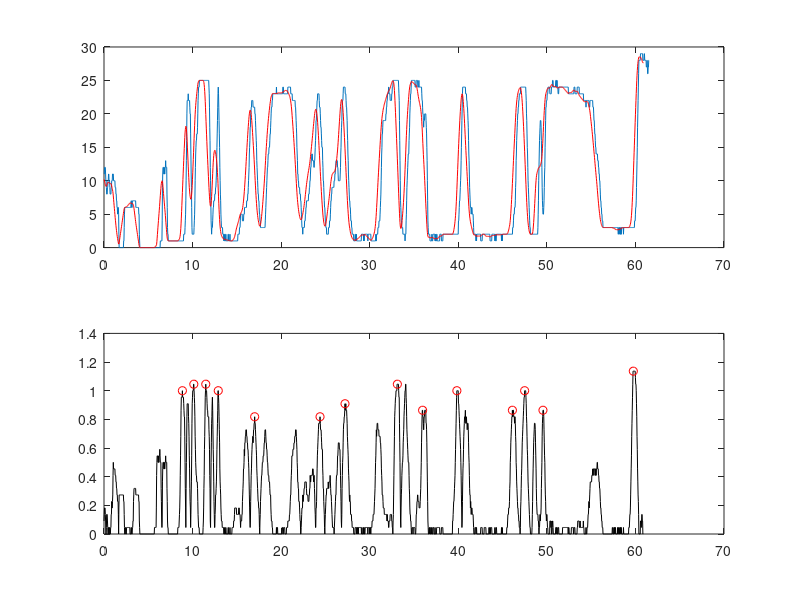

MATLAB code to generate this figure:
clc
clear all
close all

%% Constants

INDEX_TO_START_AT = 3; % REMEMBER NOT 0 INDEXED. MUST BE ODD NUMBER. Change this to inc/dec ingored values at the beginning
SAMPLING_TIME=30e-3;
DATA_COLUMN = 1;

% For moving average
WINDOW_SIZE = 22;

% For find peaks
MinPeakDistance = 40;
MinPeakHeight = 0.8;
IGNORE_FIRST = 8;

%% Parsing Data

MyData = csvread('datalog-2.txt');
lightDataWithIndices= MyData(INDEX_TO_START_AT:end, DATA_COLUMN);

noIndicesIndex = 1;

% read every second value
for i=IGNORE_FIRST:2:length(lightDataWithIndices)
 lightDataNoIndices(noIndicesIndex)= lightDataWithIndices(i);
 noIndicesIndex = noIndicesIndex + 1;
end


%% Moving Average

for i=1:1:length(lightDataNoIndices) - (WINDOW_SIZE-1)
    MovingAvg(i) = sum(lightDataNoIndices(i:i+(WINDOW_SIZE-1))) / WINDOW_SIZE;
end

%% Derivative of the data
for i=1:length(MovingAvg)-1
    MyLightVals_avg_der(i) = abs(MovingAvg(i+1) - MovingAvg(i));
end

%% Find peaks and ignore any samples within 50 samples

%before it was MAXPEAKDIST

[pks,locs]= findpeaks(MyLightVals_avg_der,'MinPeakDistance', MinPeakDistance, 'MinPeakHeight', MinPeakHeight);

% Shift locs over by one because everything while drawing is zero indexed
% IE time=0:SAMPLING_TIME:(length(MovingAvg)-1)*SAMPLING_TIME;
% NOTE: Might cause a bug but since I just get the difference for width,
% I dont think it will
for i=1:length(locs)-1
    locs(i) = locs(i)-1;
end

%% Find the widths between the peaks
for i=1:length(locs)-1
    widths(i) = locs(i+1) - locs(i);
end

% NOTE: WIDTHS ARE NOT IN SAMPLING TIME, THEYRE IN INDEX DIFFERENCES
%% Displaying Data

time=0:SAMPLING_TIME:(length(MovingAvg)-1)*SAMPLING_TIME;
timeNoIndices = 0:SAMPLING_TIME:(length(lightDataNoIndices)-1)*SAMPLING_TIME;
timeDer = 0:SAMPLING_TIME:(length(MyLightVals_avg_der)-1)*SAMPLING_TIME;
timePks = locs*SAMPLING_TIME;

subplot(2,1,1)
plot(timeNoIndices, lightDataNoIndices)
hold on
plot(time, MovingAvg,'r')
hold on
subplot(2,1,2)
plot(timeDer, MyLightVals_avg_der,'k') %in green derivative
hold on
plot(timePks,pks,'or') %o is circle, r is red % show peaks

%% Wide and narrow finder

averageWidth = ((max(widths) + min(widths)) / 2)-10;
%averageWidth = 180;
wideOrNarrow = [];

for i=1:length(widths)
    if widths(i) > averageWidth
        wideOrNarrow(i) = 'w';
    elseif widths(i) < averageWidth
        wideOrNarrow(i) = 'n';
    end
end


%% Clasify
beginningOfWide = 1;
outputIndex = 1;
Letters = [];


for i = 1:9:length(wideOrNarrow)
    if i+8+(outputIndex -1) <= length(wideOrNarrow)
        Letter = wideOrNarrow(i + (outputIndex -1):i+8+(outputIndex -1));
    else
        break
    end 
    
    
    if Letter == ['n', 'n', 'n', 'w', 'w', 'n', 'w', 'n', 'n'];
        s = '0'
          
    elseif Letter == ['w', 'n', 'n', 'w', 'n', 'n', 'n', 'n', 'w'];
        s = '1'
          
    elseif Letter == ['n', 'n', 'w', 'w', 'n', 'n', 'n', 'n', 'w'];
        s = '2'
          
    elseif Letter == ['w', 'n', 'w', 'w', 'n', 'n', 'n', 'n', 'n'];
        s = '3'
          
    elseif Letter == ['n', 'n', 'n', 'w', 'w', 'n', 'n', 'n', 'w'];
        s = '4'
          
    elseif Letter == ['w', 'n', 'n', 'w', 'w', 'n', 'n', 'n', 'n'];
        s = '5'
          
    elseif Letter == ['n', 'n', 'w', 'w', 'w', 'n', 'n', 'n', 'n'];
        s = '6'
          
    elseif Letter == ['n', 'n', 'n', 'w', 'n', 'n', 'w', 'n', 'w'];
        s = '7'
          
    elseif Letter == ['w', 'n', 'n', 'w', 'n', 'n', 'w', 'n', 'n'];
        s = '8'
          
    elseif Letter == ['n', 'n', 'w', 'w', 'n', 'n', 'w', 'n', 'n'];
        s = '9'
          
    elseif Letter == ['w', 'n', 'n', 'n', 'n', 'w', 'n', 'n', 'w'];
        s = 'A'
          
    elseif Letter == ['n', 'n', 'w', 'n', 'n', 'w', 'n', 'n', 'w'];
        s = 'B'
          
    elseif Letter == ['w', 'n', 'w', 'n', 'n', 'w', 'n', 'n', 'n'];
        s = 'C'
          
    elseif Letter == ['n', 'n', 'n', 'n', 'w', 'w', 'n', 'n', 'w'];
        s = 'D'
          
    elseif Letter == ['w', 'n', 'n', 'n', 'w', 'w', 'n', 'n', 'n'];
        s = 'E'
          
    elseif Letter == ['n', 'n', 'w', 'n', 'w', 'w', 'n', 'n', 'n'];
        s = 'F'
          
    elseif Letter == ['n', 'n', 'n', 'n', 'n', 'w', 'w', 'n', 'w'];
        s = 'G'
          
    elseif Letter == ['w', 'n', 'n', 'n', 'n', 'w', 'w', 'n', 'n'];
        s = 'H'
          
    elseif Letter == ['n', 'n', 'w', 'n', 'n', 'w', 'w', 'n', 'n'];
        s = 'I'
          
    elseif Letter == ['n', 'n', 'n', 'n', 'w', 'w', 'w', 'n', 'n'];
        s = 'J'
          
    elseif Letter == ['w', 'n', 'n', 'n', 'n', 'n', 'n', 'w', 'w'];
        s = 'K'
          
    elseif Letter == ['n', 'n', 'w', 'n', 'n', 'n', 'n', 'w', 'w'];
        s = 'L'
          
    elseif Letter == ['w', 'n', 'w', 'n', 'n', 'n', 'n', 'w', 'n'];
        s = 'M'
          
    elseif Letter == ['n', 'n', 'n', 'n', 'w', 'n', 'n', 'w', 'w'];
        s = 'N'
          
    elseif Letter == ['w', 'n', 'n', 'n', 'w', 'n', 'n', 'w', 'n'];
        s = 'O'
          
    elseif Letter == ['n', 'n', 'w', 'n', 'w', 'n', 'n', 'w', 'n'];
        s = 'P'
          
    elseif Letter == ['n', 'n', 'n', 'n', 'n', 'n', 'w', 'w', 'w'];
        s = 'Q'
          
    elseif Letter == ['w', 'n', 'n', 'n', 'n', 'n', 'w', 'w', 'n'];
        s = 'R'
          
    elseif Letter == ['n', 'n', 'w', 'n', 'n', 'n', 'w', 'w', 'n'];
        s = 'S'
          
    elseif Letter == ['n', 'n', 'n', 'n', 'w', 'n', 'w', 'w', 'n'];
        s = 'T'
          
    elseif Letter == ['w', 'w', 'n', 'n', 'n', 'n', 'n', 'n', 'w'];
        s = 'U'
          
    elseif Letter == ['n', 'w', 'w', 'n', 'n', 'n', 'n', 'n', 'w'];
        s = 'V'
          
    elseif Letter == ['w', 'w', 'w', 'n', 'n', 'n', 'n', 'n', 'n'];
        s = 'W'
          
    elseif Letter == ['n', 'w', 'n', 'n', 'w', 'n', 'n', 'n', 'w'];
        s = 'X'
          
    elseif Letter == ['w', 'w', 'n', 'n', 'w', 'n', 'n', 'n', 'n'];
        s = 'Y'
          
    elseif Letter == ['n', 'w', 'w', 'n', 'w', 'n', 'n', 'n', 'n'];
        s = 'Z'
          
    elseif Letter == ['n', 'w', 'n', 'n', 'n', 'n', 'w', 'n', 'w'];
        s = '-'
          
    elseif Letter == ['w', 'w', 'n', 'n', 'n', 'n', 'w', 'n', 'n'];
        s = '/'
          
    elseif Letter == ['n', 'w', 'w', 'n', 'n', 'n', 'w', 'n', 'n'];
        s = ' '
          
    elseif Letter == ['n', 'w', 'n', 'w', 'n', 'w', 'n', 'n', 'n'];
        s = '$'
          
    elseif Letter == ['n', 'w', 'n', 'w', 'n', 'n', 'n', 'w', 'n'];
        s = '/'
          
    elseif Letter == ['n', 'w', 'n', 'n', 'n', 'w', 'n', 'w', 'n'];
        s = '+'
          
    elseif Letter == ['n', 'n', 'n', 'w', 'n', 'w', 'n', 'w', 'n'];
        s = '%'
          
    elseif Letter == ['n', 'w', 'n', 'n', 'w', 'n', 'w', 'n', 'n'];
        s = '*'
          
    end
    
    beginningOfWide = beginningOfWide + 9;
    outputIndex = outputIndex + 1;
end
